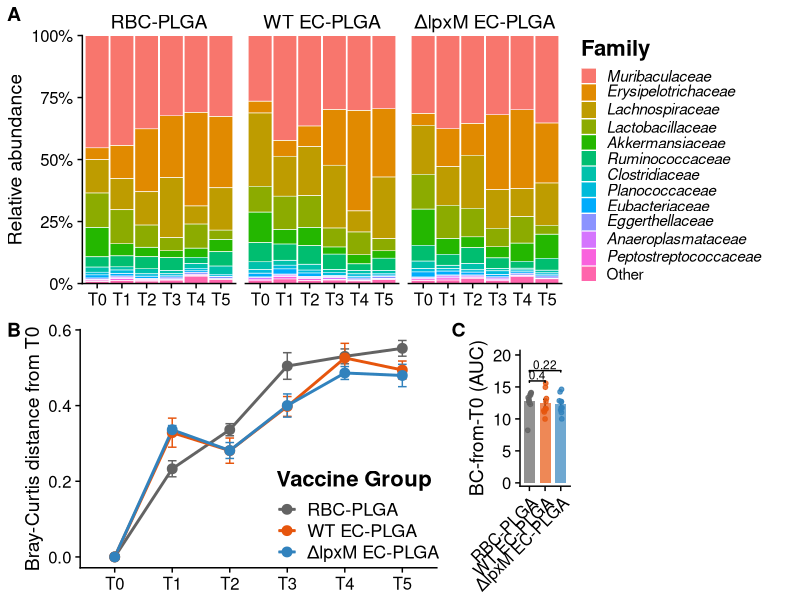
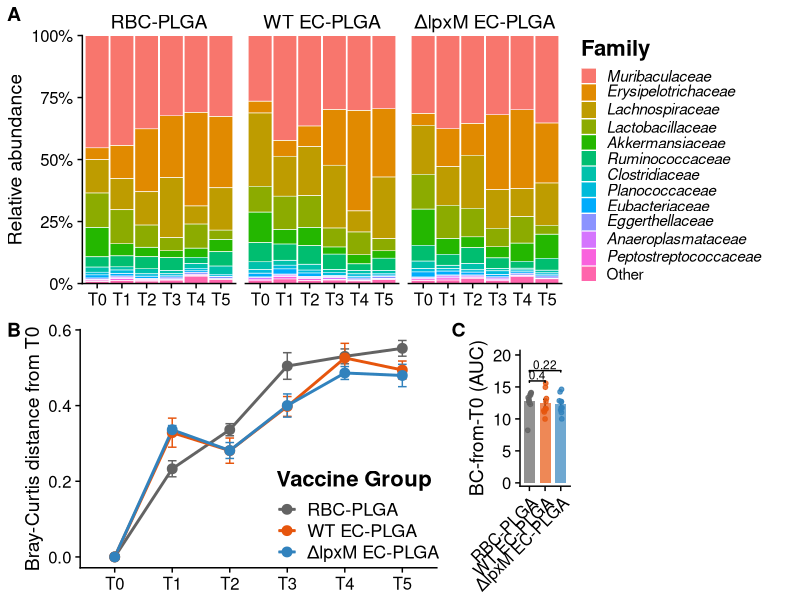

Reproduce these figures in R, in order.
# ============================================================
# Supplementary microbiomics figure
#   Panel A: Family-level relative abundance (stacked bar), group mean, T0-T5
#   Panel B: Within-subject Bray-Curtis distance from baseline (T0), T0-T5
#   Panel C: AUC of each mouse's BC-from-T0 trajectory, by group
# Combined with cowplot::plot_grid and saved to figs/.
# Statistics are written to output/.
#
# Input data: input/20260527_MO_EcoliVax.csv  (preprocessed, long format:
#   seqid, OTU, reads, relabd, log10relabd, Mouse, Day, Vaccine Administered)
# Reference:  ref/tax.csv  (OTU -> family/genus taxonomy)
#
# Run from the repo root (Rscript scripts/Supplementary_Microbiomics.R)
# or source it from RStudio; paths resolve relative to scripts/.
# ============================================================

library(tidyverse)
library(cowplot)
library(vegan)
library(ggsignif)

# --- Resolve working directory to scripts/ ---
if (requireNamespace("rstudioapi", quietly = TRUE) && rstudioapi::isAvailable() &&
    nzchar(rstudioapi::getActiveDocumentContext()$path)) {
  setwd(dirname(rstudioapi::getActiveDocumentContext()$path))
} else if (basename(getwd()) != "scripts" && dir.exists("scripts")) {
  setwd("scripts")
}

fig_dir <- "../figs"
out_dir <- "../output"
dir.create(fig_dir, showWarnings = FALSE)
dir.create(out_dir, showWarnings = FALSE)

# --- Load preprocessed data ---
dat <- read_csv("../input/20260527_MO_EcoliVax.csv")
tax <- read_csv("../ref/tax.csv") %>% select(OTU, family, genus)

# Display labels use a true Delta for the lpxM mutant
lpxm_label <- "ΔlpxM EC-PLGA"
vax_order  <- c("RBC-PLGA", "WT EC-PLGA", lpxm_label)
vax_colors <- setNames(c("#636363", "#e6550d", "#3182bd"), vax_order)

# Day -> timepoint label (T0..T5)
week_map <- c("0" = "T0", "7" = "T1", "14" = "T2", "21" = "T3", "28" = "T4", "35" = "T5")

dat <- dat %>%
  left_join(tax, by = "OTU") %>%
  mutate(
    Day    = as.integer(Day),
    Mouse  = as.factor(Mouse),
    Week   = factor(week_map[as.character(Day)], levels = c("T0","T1","T2","T3","T4","T5")),
    family = coalesce(family, "Unclassified"),
    genus  = coalesce(genus,  "Unclassified"),
    `Vaccine Administered` = recode(`Vaccine Administered`, "-lpxM EC-PLGA" = lpxm_label),
    `Vaccine Administered` = factor(`Vaccine Administered`, levels = vax_order)
  )

# Inside-panel legend placement that works on ggplot2 < 3.5 and >= 3.5
legend_inside <- function(x, y) {
  if (packageVersion("ggplot2") >= "3.5.0") {
    theme(legend.position = "inside", legend.position.inside = c(x, y))
  } else {
    theme(legend.position = c(x, y))
  }
}

# ============================================================
# PANEL A: Family-level relative abundance stacked bar (top 12 + Other)
# ============================================================
rel_fam <- dat %>%
  group_by(seqid, Mouse, Day, Week, `Vaccine Administered`, family) %>%
  summarise(relabd = sum(relabd), .groups = "drop")

top_fam <- rel_fam %>%
  group_by(family) %>%
  summarise(mean_abd = mean(relabd), .groups = "drop") %>%
  arrange(desc(mean_abd)) %>%
  head(12) %>%
  pull(family)

fam_avg <- rel_fam %>%
  mutate(taxon = if_else(family %in% top_fam, family, "Other")) %>%
  group_by(`Vaccine Administered`, Week, taxon) %>%
  summarise(relabd = sum(relabd), .groups = "drop") %>%
  group_by(`Vaccine Administered`, Week) %>%
  mutate(relabd = relabd / sum(relabd)) %>%   # renormalize after collapsing
  ungroup() %>%
  mutate(taxon = factor(taxon, levels = c(top_fam, "Other")))

# Italicize family names in the legend (dropping SILVA-style "_2" suffixes),
# keep "Other" upright
fam_labels <- lapply(levels(fam_avg$taxon), function(l) {
  if (l == "Other") l else bquote(italic(.(sub("_[0-9]+$", "", l))))
})

pA <- ggplot(fam_avg, aes(x = Week, y = relabd, fill = taxon)) +
  geom_bar(stat = "identity", color = "white", linewidth = 0.2, width = 0.95) +
  facet_wrap(~`Vaccine Administered`, nrow = 1) +
  scale_y_continuous(expand = c(0, 0), labels = scales::percent) +
  scale_fill_discrete(labels = fam_labels) +
  labs(x = NULL, y = "Relative abundance", fill = "Family") +
  theme_cowplot() +
  theme(
    strip.background = element_blank(),
    strip.text       = element_text(size = 14),
    legend.title     = element_text(face = "bold", size = 16),
    legend.text      = element_text(size = 11),
    legend.key.size  = unit(0.4, "cm"),
    plot.margin      = margin(5.5, 25, 5.5, 5.5)
  )

# ============================================================
# PANEL B: Within-subject Bray-Curtis distance from baseline (T0)
#   Genus-level relative abundance from relabd
# ============================================================
genus_rel <- dat %>%
  group_by(seqid, genus) %>%
  summarise(relabd = sum(relabd), .groups = "drop") %>%
  pivot_wider(names_from = genus, values_from = relabd, values_fill = 0) %>%
  column_to_rownames("seqid")

sample_ids <- dat %>%
  select(seqid, Mouse, Day, Week, `Vaccine Administered`) %>% distinct()

d0_map <- sample_ids %>% filter(Day == 0) %>% select(Mouse, seqid) %>% deframe()

bc_from_baseline <- sample_ids %>%
  filter(Mouse %in% names(d0_map)) %>%
  rowwise() %>%
  mutate(
    bc_from_d0 = if (Day == 0) 0 else
      vegan::vegdist(
        rbind(genus_rel[seqid, ], genus_rel[d0_map[as.character(Mouse)], ]),
        method = "bray"
      )[1]
  ) %>%
  ungroup()

summary_bc <- bc_from_baseline %>%
  group_by(`Vaccine Administered`, Week) %>%
  summarise(mean_bc = mean(bc_from_d0),
            sem_bc  = sd(bc_from_d0) / sqrt(n()),
            .groups = "drop")

pB <- ggplot(summary_bc, aes(x = Week, y = mean_bc, color = `Vaccine Administered`,
                             group = `Vaccine Administered`)) +
  geom_errorbar(aes(ymin = mean_bc - sem_bc, ymax = mean_bc + sem_bc), width = 0.15) +
  geom_line(linewidth = 1) +
  geom_point(size = 3) +
  scale_color_manual(values = vax_colors) +
  labs(x = NULL, y = "Bray-Curtis distance from T0", color = "Vaccine Group") +
  theme_cowplot() +
  legend_inside(0.55, 0.22) +
  theme(legend.title = element_text(face = "bold", size = 16),
        legend.text  = element_text(size = 13),
        plot.margin  = margin(10, 5.5, 5.5, 18))

# ============================================================
# PANEL C: AUC of BC-from-baseline trajectory (per mouse), by group
#   Trapezoidal integration over Day (0..35); small minimal barplot + jitter
# ============================================================
auc_trapz <- function(x, y) {
  o <- order(x); x <- x[o]; y <- y[o]
  sum(diff(x) * (head(y, -1) + tail(y, -1)) / 2)
}

auc_df <- bc_from_baseline %>%
  group_by(Mouse, `Vaccine Administered`) %>%
  summarise(auc = auc_trapz(Day, bc_from_d0), .groups = "drop")

auc_summ <- auc_df %>%
  group_by(`Vaccine Administered`) %>%
  summarise(mean_auc = mean(auc), sem_auc = sd(auc) / sqrt(n()), .groups = "drop")

pC <- ggplot(auc_df, aes(x = `Vaccine Administered`, y = auc)) +
  geom_errorbar(data = auc_summ,
                aes(x = `Vaccine Administered`, y = mean_auc,
                    ymin = mean_auc - sem_auc, ymax = mean_auc + sem_auc),
                width = 0.25, inherit.aes = FALSE) +
  geom_col(data = auc_summ, aes(x = `Vaccine Administered`, y = mean_auc,
                                fill = `Vaccine Administered`),
           width = 0.7, alpha = 0.7, inherit.aes = FALSE) +
  geom_jitter(aes(color = `Vaccine Administered`), height = 0, width = 0.12,
              size = 1.3, alpha = 0.8) +
  geom_signif(comparisons = list(c("RBC-PLGA", "WT EC-PLGA"),
                                 c("RBC-PLGA", lpxm_label)),
              test = "wilcox.test", map_signif_level = FALSE,
              textsize = 3, step_increase = 0.22) +
  scale_y_continuous(expand = expansion(mult = c(0.03, 0.18))) +
  scale_fill_manual(values = vax_colors) +
  scale_color_manual(values = vax_colors) +
  labs(x = NULL, y = "BC-from-T0 (AUC)") +
  theme_cowplot() +
  theme(axis.text.x = element_text(angle = 45, hjust = 1),
        legend.position = "none",
        plot.margin = margin(25, 5.5, 5.5, 18))

# ============================================================
# STATISTICS (printed to console and saved to output/)
# ============================================================
stats_log <- capture.output({
  # (1) Cage-robust test of vaccine effect: AUC of within-subject BC-from-baseline
  cat("\n--- AUC of BC-from-T0, Kruskal-Wallis across 3 groups ---\n")
  print(kruskal.test(auc ~ `Vaccine Administered`, data = auc_df))
  cat("Group AUC mean +/- sd:\n")
  print(auc_df %>% group_by(`Vaccine Administered`) %>%
          summarise(mean = mean(auc), sd = sd(auc), n = n(), .groups = "drop"))
  cat("Pairwise Mann-Whitney (RBC vs each treatment):\n")
  print(pairwise.wilcox.test(auc_df$auc, auc_df$`Vaccine Administered`,
                             p.adjust.method = "none"))

  # (2) PERMANOVA on genus-level Bray-Curtis: treatment, time, interaction
  #     NOTE: cage is confounded with treatment; Day 0 (pre-injection) groups
  #     already separate, so the "treatment" term reflects baseline cage effects,
  #     not vaccination. Time is the dominant driver.
  bc_all <- vegdist(genus_rel[sample_ids$seqid, ], method = "bray")
  perm_meta <- sample_ids
  set.seed(42)
  cat("\n--- PERMANOVA (genus Bray-Curtis) ---\n")
  print(adonis2(bc_all ~ `Vaccine Administered` * Day, data = perm_meta,
                permutations = 4999, by = "terms"))
  cat("\n--- Per-day PERMANOVA (treatment), incl. Day 0 pre-injection ---\n")
  for (d in sort(unique(perm_meta$Day))) {
    ids <- perm_meta$seqid[perm_meta$Day == d]
    set.seed(42)
    a <- adonis2(vegdist(genus_rel[ids, ], "bray") ~
                   perm_meta$`Vaccine Administered`[match(ids, perm_meta$seqid)],
                 permutations = 4999)
    cat(sprintf("Day %2d: R2=%.3f, p=%.4f\n", d, a$R2[1], a$`Pr(>F)`[1]))
  }
})
cat(stats_log, sep = "\n")
writeLines(stats_log, file.path(out_dir, "Supplementary_microbiomics_stats.txt"))
write_csv(auc_df, file.path(out_dir, "bc_from_T0_auc_per_mouse.csv"))
write_csv(bc_from_baseline, file.path(out_dir, "bc_from_T0_per_sample.csv"))

# ============================================================
# COMBINE and save to figs/
# ============================================================
row1 <- plot_grid(pA, labels = "A")
row2 <- plot_grid(pB, pC, NULL, labels = c("B", "C", ""), ncol = 3, rel_widths = c(1, 0.3, 0.5))
combined <- plot_grid(row1, row2, ncol = 1, rel_heights = c(1, 0.9))

ggsave(file.path(fig_dir, "Supplementary_microbiomics.pdf"),
       combined, width = 11, height = 6)
ggsave(file.path(fig_dir, "Supplementary_microbiomics.png"),
       combined, width = 11, height = 6, dpi = 300, bg = "white")
